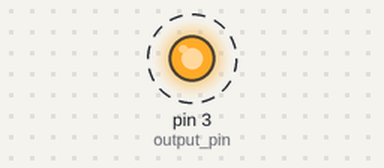
A sketch run on a simulated Arduino Uno, built with avr-gcc and run on an emulated ATmega328P. On the bench: output pins drawn as LEDs (lit = HIGH). Dashed ring = blinking.

Above: at 0.05 s.
Timing chart, 0 to 4.6 s (numbered marks = the images above):
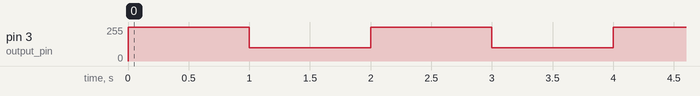

The sketch:

amazing_curcan_bigery_5.ino
```cpp
// C++ code
//
const int output_pin =3;
void setup()
{
  pinMode(output_pin, OUTPUT);
}

void loop()
{
  analogWrite(output_pin,255);
  delay(1000);

  analogWrite(output_pin,100);
  delay(1000);

  //digitalWrite(output_pin, HIGH);
  //delay(1000); // Wait for 1000 millisecond(s)
  //digitalWrite(13, LOW);
  //delay(1000); // Wait for 1000 millisecond(s)
}
```

Measured:
- by itself, pin 3 (output_pin): alternates 255/255 for 1.0 s and 100/255 for 1.0 s
